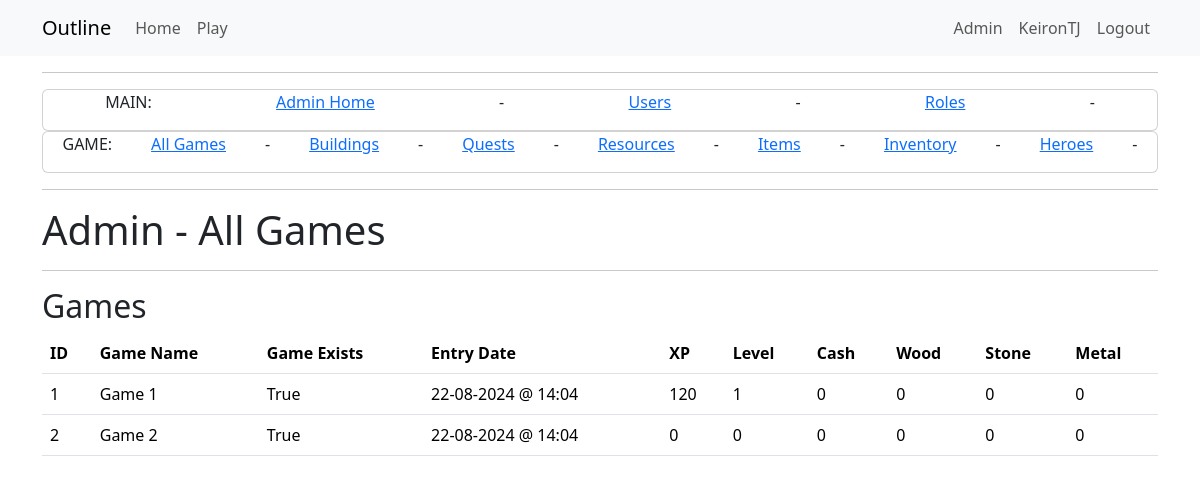
The page /admin_models (signed in) on the database as committed earlier.
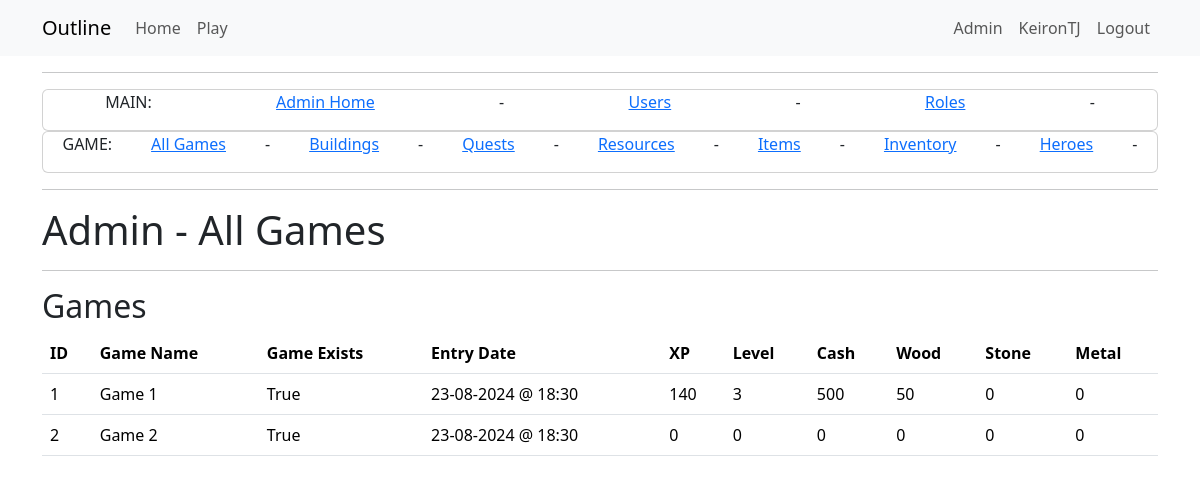
The same page on the database as committed later.
### app/models.py (models this page shows)
class Game(db.Model):
    __tablename__ = 'game'
    id = db.Column(db.Integer, primary_key=True)
    user_id = db.Column(db.Integer, db.ForeignKey('user.id'), nullable=False)
    game_name = db.Column(db.String(64))
    game_exists = db.Column(db.Boolean, default=True)
    entry_date = db.Column(db.DateTime, default=datetime.now(timezone.utc))
    xp = db.Column(db.Integer, default=0)
    level = db.Column(db.Integer, default=0)
    cash = db.Column(db.Integer, default=0)
    wood = db.Column(db.Integer, default=0)
    stone = db.Column(db.Integer, default=0)
    metal = db.Column(db.Integer, default=0)
    next_level_xp_required = db.Column(db.Integer, default=110)
    user = db.relationship("User", back_populates="game")
    inventories = db.relationship("InventoryUser", back_populates="game")
    quest_progress = db.relationship("QuestProgress", back_populates="game")
    building_progress = db.relationship("BuildingProgress", back_populates="game")
    resource_logs = db.relationship("ResourceLog", back_populates="game")
    hero_progress = db.relationship("HeroProgress", back_populates="game")
    hero_slots = db.relationship("HeroSlots", back_populates="game")

### app/admin/routes.py (the view)
@bp.route('/admin_models', methods=['GET', 'POST'])
@login_required
@admin_required
def admin_models():
    games = db.session.query(Game).all()
    return render_template("admin/game/admin_models.html",
                           title='Admin - All Games',
                           games=games)

### app/game/__init__.py (called while the page is built)
@bp.before_app_request
def before_request():
    load_game()

### app/game/context_processor.py (called while the page is built)
def load_game():
    if current_user.is_authenticated:
        game_id = current_user.activegame
        if game_id:
            g.game = Game.query.get(game_id)
        else:
            g.game = None
    else:
        g.game = None

### app/models.py (called while the page is built)
@login.user_loader
def load_user(id):
    return db.session.get(User, int(id))

    def is_admin(self):
        return 'admin' in [role.name for role in self.role]

### app/templates/admin/game/admin_models.html
{% extends "admin/admin_base.html" %}
{% block content2 %}
<div class="Jumbotron">
    <h1>{{ title }}</h1>
</div>
<hr>
<div>
    <h2>Games</h2>
    <table class="table">
        <thead>
            <tr>
                <th>ID</th>
                <th>Game Name</th>
                <th>Game Exists</th>
                <th>Entry Date</th>
                <th>XP</th>
                <th>Level</th>
                <th>Cash</th>
                <th>Wood</th>
                <th>Stone</th>
                <th>Metal</th>
            </tr>
        </thead>
        <tbody>
            {% for game in games %}
            <tr>
                <td>{{ game.id }}</td>
                <td>{{ game.game_name }}</td>
                <td>{{ game.game_exists }}</td>
                <td>{{ game.entry_date.strftime('%d-%m-%Y @ %H:%M') }}</td>
                <td>{{ game.xp }}</td>
                <td>{{ game.level }}</td>
                <td>{{ game.cash }}</td>
                <td>{{ game.wood }}</td>
                <td>{{ game.stone }}</td>
                <td>{{ game.metal }}</td>
            </tr>
            {% endfor %}
        </tbody>
    </table>
</div>
{% endblock %}

Rows that differ between the two databases and show on the page:
changed Game "Game 1": entry_date "22-08-2024 @ 14:04" → "23-08-2024 @ 18:30"; xp "120" → "140"; level "1" → "3"; cash "0" → "500"; wood "0" → "50"
changed Game "Game 2": entry_date "22-08-2024 @ 14:04" → "23-08-2024 @ 18:30"
